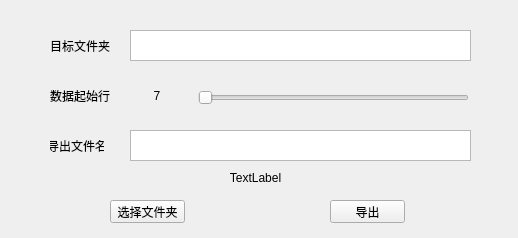
<?xml version="1.0" encoding="UTF-8"?>
<ui version="4.0">
 <class>Widget</class>
 <widget class="QWidget" name="Widget">
  <property name="geometry">
   <rect>
    <x>0</x>
    <y>0</y>
    <width>518</width>
    <height>238</height>
   </rect>
  </property>
  <property name="windowTitle">
   <string>Widget</string>
  </property>
  <widget class="QLabel" name="label5">
   <property name="geometry">
    <rect>
     <x>50</x>
     <y>40</y>
     <width>60</width>
     <height>12</height>
    </rect>
   </property>
   <property name="text">
    <string>目标文件夹</string>
   </property>
  </widget>
  <widget class="QLabel" name="label_2">
   <property name="geometry">
    <rect>
     <x>50</x>
     <y>90</y>
     <width>60</width>
     <height>12</height>
    </rect>
   </property>
   <property name="text">
    <string>数据起始行</string>
   </property>
   <property name="alignment">
    <set>Qt::AlignCenter</set>
   </property>
  </widget>
  <widget class="QLabel" name="label_3">
   <property name="geometry">
    <rect>
     <x>50</x>
     <y>140</y>
     <width>54</width>
     <height>12</height>
    </rect>
   </property>
   <property name="text">
    <string>导出文件名</string>
   </property>
   <property name="alignment">
    <set>Qt::AlignCenter</set>
   </property>
  </widget>
  <widget class="QTextEdit" name="textEdit">
   <property name="geometry">
    <rect>
     <x>130</x>
     <y>30</y>
     <width>341</width>
     <height>31</height>
    </rect>
   </property>
  </widget>
  <widget class="QTextEdit" name="textEdit_2">
   <property name="geometry">
    <rect>
     <x>130</x>
     <y>130</y>
     <width>341</width>
     <height>31</height>
    </rect>
   </property>
  </widget>
  <widget class="QSlider" name="horizontalSlider">
   <property name="geometry">
    <rect>
     <x>198</x>
     <y>87</y>
     <width>271</width>
     <height>22</height>
    </rect>
   </property>
   <property name="orientation">
    <enum>Qt::Horizontal</enum>
   </property>
  </widget>
  <widget class="QLabel" name="label_4">
   <property name="geometry">
    <rect>
     <x>130</x>
     <y>90</y>
     <width>54</width>
     <height>12</height>
    </rect>
   </property>
   <property name="text">
    <string>7</string>
   </property>
   <property name="alignment">
    <set>Qt::AlignCenter</set>
   </property>
  </widget>
  <widget class="QPushButton" name="pushButton">
   <property name="geometry">
    <rect>
     <x>110</x>
     <y>200</y>
     <width>75</width>
     <height>23</height>
    </rect>
   </property>
   <property name="text">
    <string>选择文件夹</string>
   </property>
  </widget>
  <widget class="QPushButton" name="pushButton_2">
   <property name="geometry">
    <rect>
     <x>330</x>
     <y>200</y>
     <width>75</width>
     <height>23</height>
    </rect>
   </property>
   <property name="text">
    <string>导出</string>
   </property>
  </widget>
  <widget class="QLabel" name="label">
   <property name="geometry">
    <rect>
     <x>210</x>
     <y>170</y>
     <width>91</width>
     <height>16</height>
    </rect>
   </property>
   <property name="text">
    <string>TextLabel</string>
   </property>
   <property name="alignment">
    <set>Qt::AlignCenter</set>
   </property>
  </widget>
 </widget>
 <layoutdefault spacing="6" margin="11"/>
 <resources/>
 <connections/>
</ui>
